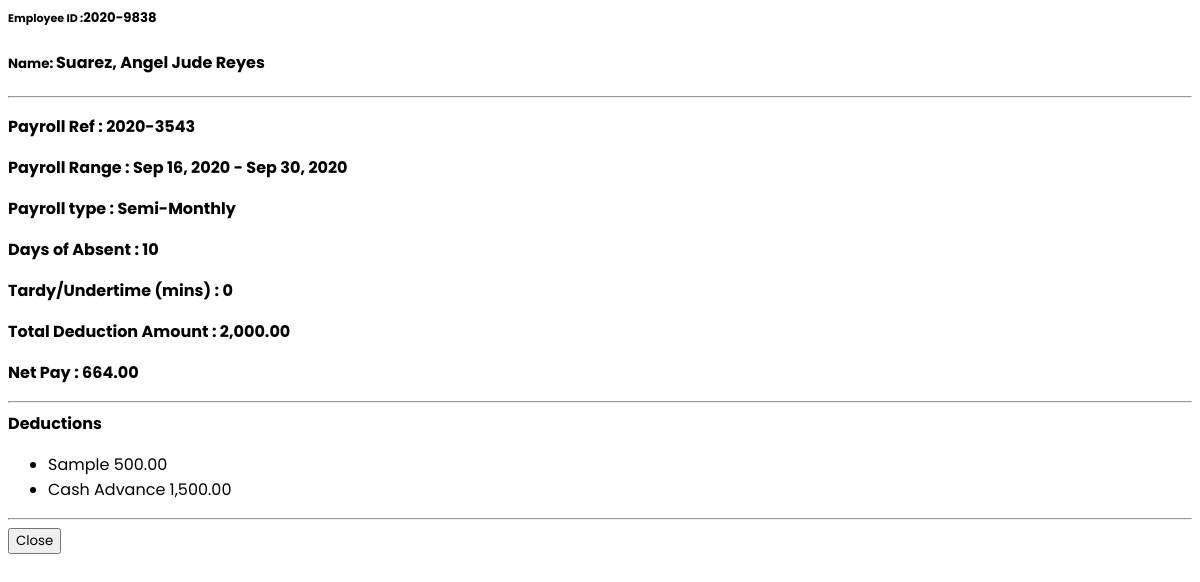
/view_payslip.php?id=10, run on the app's committed database.
### tables this page shows
CREATE TABLE `payroll` (
  `id` int(30) NOT NULL,
  `ref_no` text NOT NULL,
  `date_from` date NOT NULL,
  `date_to` date NOT NULL,
  `type` tinyint(1) NOT NULL COMMENT '1 = monthly ,2 semi-monthly',
  `status` tinyint(1) NOT NULL DEFAULT 0 COMMENT '0 =New,1 = computed',
  `date_created` datetime NOT NULL DEFAULT current_timestamp()
);

### view_payslip.php (the view, shortened to what this page needs)
<?php include 'db_connect.php' ?>
<?php
	$pay = $conn->query("SELECT * FROM payroll where id = ".$payroll_id)->fetch_array();
	$pt = array(1=>"Monhtly",2=>"Semi-Monthly");
?>
<div class="contriner-fluid">
	<div class="col-md-12">
		<h5><b><small>Employee ID :</small><?php echo $employee_no ?></b></h5>
		<h4><b><small>Name: </small><?php echo ucwords($ename) ?></b></h4>
		<hr class="divider">
		<div class="row">
			<div class="col-md-6">
				<p><b>Payroll Ref : <?php echo $pay['ref_no'] ?></b></p>
				<p><b>Payroll Range : <?php echo date("M d, Y",strtotime($pay['date_from'])). " - ".date("M d, Y",strtotime($pay['date_to'])) ?></b></p>
				<p><b>Payroll type : <?php echo $pt[$pay['type']] ?></b></p>
			</div>
			<div class="col-md-6">
				<p><b>Days of Absent : <?php echo $absent ?></b></p>
				<p><b>Tardy/Undertime (mins) : <?php echo $late ?></b></p>
				<p><b>Total Deduction Amount : <?php echo number_format($deduction_amount,2) ?></b></p>
				<p><b>Net Pay : <?php echo number_format($net,2) ?></b></p>
			</div>
		</div>
		<hr class="divider">
		<div class="row">
			<div class="col-md-6">
				<div class="card">
					<div class="card-header">
						<span><b>Deductions</b></span>
					</div>
					<div class="card-body">
						<ul class="list-group">
							<?php
							$all_qry = $conn->query("SELECT * from deductions ");
							while($row=$all_qry->fetch_assoc()):
								$ded_arr[$row['id']] = $row['deduction'];
						 	endwhile;
						 	foreach(json_decode($deductions) as $k => $val):
							?>
							<li class="list-group-item d-flex justify-content-between align-items-center">
						   <?php echo $ded_arr[$val->did] ?>
					    <span class="badge badge-primary badge-pill"><?php echo number_format($val->amount,2) ?></span>
					  </li>
						<?php endforeach; ?>
						</ul>
					</div>
				</div>
			</div>
		</div>
	</div>
	<hr>
			<div class="row">
				<div class="col-lg-12">
					<button class="btn btn-primary btn-sm btn-block col-md-2 float-right" type="button" data-dismiss="modal">Close</button>
				</div>
			</div>
</div>

### view_payslip.php (style rules this page uses)
* { font-family: 'Poppins', sans-serif; }

### data on the page
payroll: ref_no "2020-3543", date_from "Sep 16, 2020", date_to "Sep 30, 2020", type "Semi-Monthly"

### other printed values
$employee_no "2020-9838"
$ename "Suarez, Angel Jude Reyes"
$absent "10"
$late "0"
$deduction_amount "2,000.00"
$net "664.00"
$ded_arr[$val->did] "Sample"
$val->amount "500.00"
$ded_arr[$val->did] "Cash Advance"
$val->amount "1,500.00"
